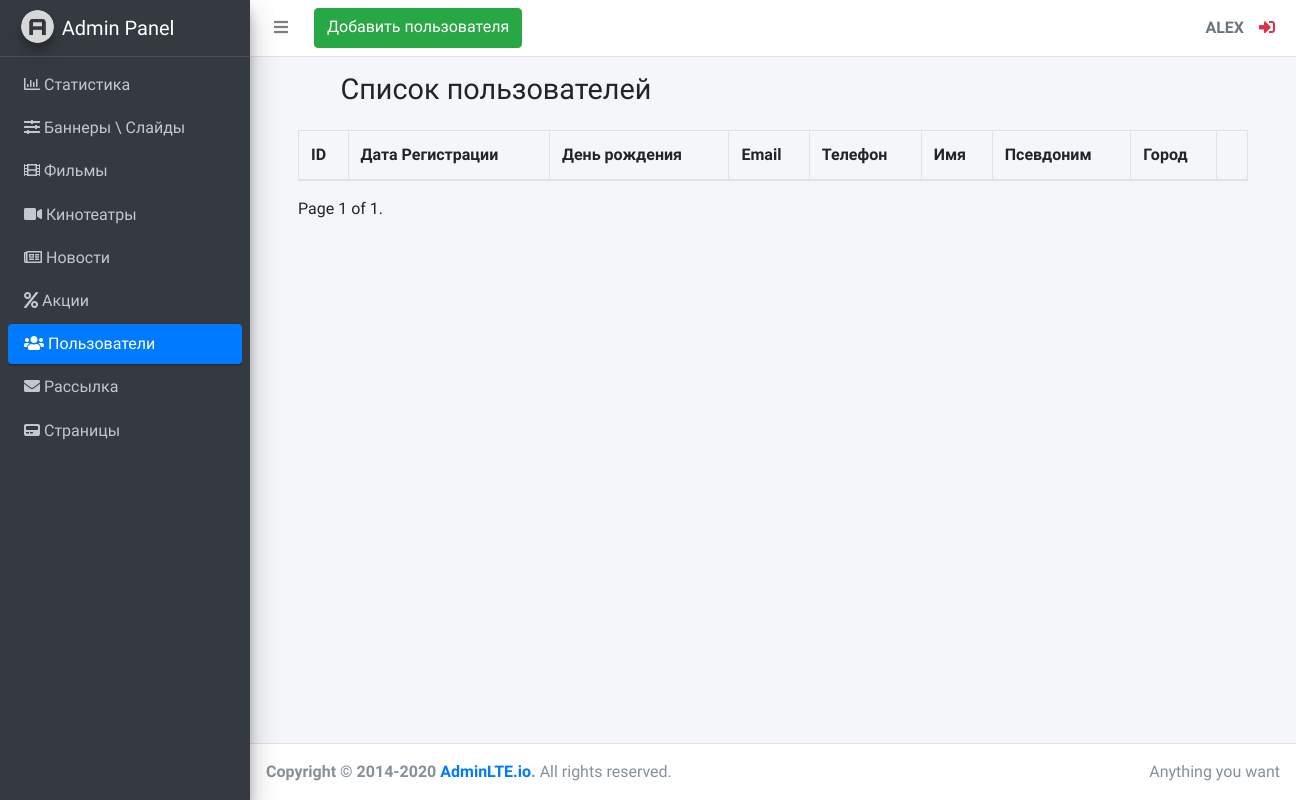
The page /adminLte/users/list (signed in) on the database as committed earlier.
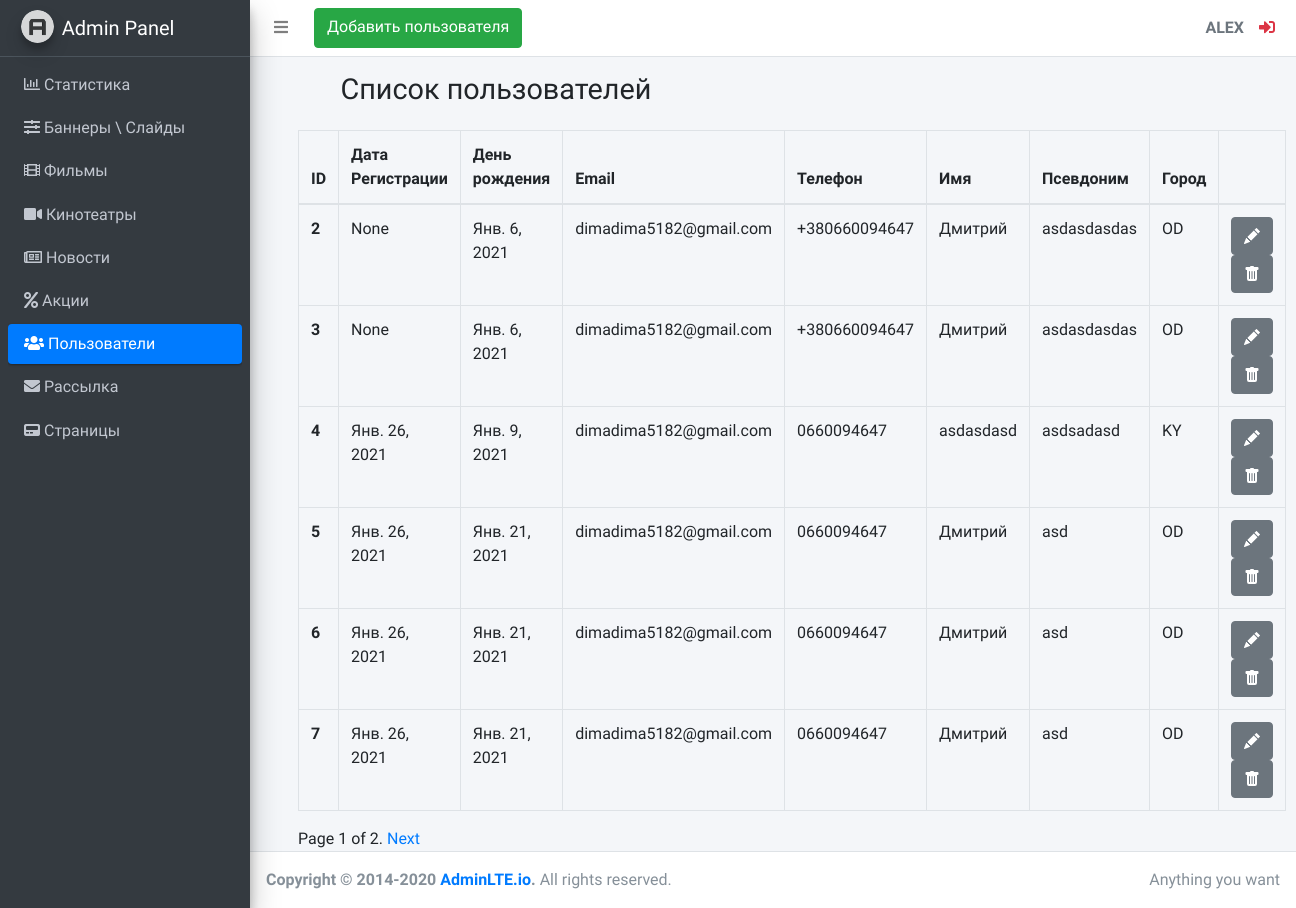
The same page on the database as committed later.
### KinoSite/apps/adminLte/models.py (models this page shows, shortened)
class User(models.Model):
    R = 1
    U = 2
    LANGUAGE = (
        ('R', 'Rus'),
        ('U', 'Ukr'),
    )
    M = 1
    F = 2
    GENDER = (
        ('M', 'Male'),
        ('F', 'Female'),
    )
    CITY = (
        ('OD', 'Одесса'),
        ('KY', 'Киев'),
        ('KHAR', 'Харьков'),
    )
    name = models.CharField(verbose_name='Имя', max_length=255)
    surname = models.CharField(verbose_name='Фамиоия', max_length=255)
    username = models.CharField(verbose_name='Юзернейм', max_length=255)
    email = models.EmailField(verbose_name='Емаил')
    phone = models.CharField(verbose_name='Номер телефона', max_length=60)
    address = models.TextField(verbose_name='Адрес', max_length=255)
    password = models.CharField(verbose_name='Пароль', max_length=255)
    password2 = models.CharField(verbose_name='Пароль 2', max_length=255)
    card_number = models.CharField(verbose_name='Номер карты', max_length=255)
    language = models.CharField(verbose_name='Язык', max_length=1, choices=LANGUAGE, default=R)
    gender = models.CharField(verbose_name='Пол', max_length=1, choices=GENDER, default=M)
    city = models.CharField(verbose_name='Город', choices=CITY, max_length=4)
    date_of_birth = models.DateField(verbose_name='Дата рождения', null=True)
    register_date = models.DateField(verbose_name='дата регистрации', auto_now_add=True, null=True)

### KinoSite/apps/adminLte/views.py (the view)
# urls.py: path('users/list', views.users_list, name='admin_users_list'),
@login_required(login_url=ADMIN_LOGIN_REDIRECT_URL)
def users_list(request):
    users = models.User.objects.all()
    return content_page(request=request,
            posts_key='users',
            posts=users,
            limit=6,
            template='adminLte/users/users_list.html',
  )

### KinoSite/apps/adminLte/views.py (called while the page is built)
def content_page(request, posts_key, posts, limit: int, template: str):
    paginator = Paginator(posts, limit)
    page = request.GET.get('page')
    try:
        posts = paginator.page(page)
    except PageNotAnInteger:
        posts = paginator.page(1)
    except EmptyPage:
        posts = paginator.page(paginator.num_pages)
    return render(request, template, {posts_key: posts, 'page': page})

### KinoSite/templates/adminLte/users/users_list.html (shortened to what this page needs)
{% extends 'adminLte/base.html' %}
{% block users %}
    <li class="nav-item">
        <a href="{% url 'admin_users_list' %}" class="nav-link active">
              <i class="fas fa-users"></i>
              <p>
                  Пользователи
              </p>
        </a>
    </li>
{% endblock %}
{% block navbar_item %}
<a class="btn btn-success" href="{% url 'admin_user_form' %}">Добавить пользователя</a>
{% endblock %}
{% block content_title %}
    <h1 class="m-0">Список пользователей</h1>
{% endblock %}
{% block main_content %}
<table class="table table-bordered">
            <thead>
                <tr>
                    <th scope="col">ID</th>
                    <th scope="col">Дата Регистрации</th>
                    <th scope="col">День рождения</th>
                    <th scope="col">Email</th>
                    <th scope="col">Телефон</th>
                    <th scope="col">Имя</th>
                    <th scope="col">Псевдоним</th>
                    <th scope="col">Город</th>
                    <th scope="col"></th>
                </tr>
            </thead>
            <tbody>
                {% for el in users %}
                <tr>
                    <th scope="row">{{ el.id }}</th>
                    <td>{{ el.register_date }}</td>
                    <td>{{ el.date_of_birth }}</td>
                    <td>{{ el.email }}</td>
                    <td>{{ el.phone }}</td>
                    <td>{{ el.name }}</td>
                    <td>{{ el.username }}</td>
                    <td>{{ el.city }}</td>
                    <td style="width: 115px">
                        <a class="btn btn-secondary" href="{% url 'admin_user_edit' pk=el.pk %}" role="button">
                        </a>
                        <a class="btn btn-secondary" href="{% url 'admin_user_delete' pk=el.pk %}" role="button">
                        </a>
                    </td>
                </tr>
                {% endfor %}
            </tbody>
</table>
<div class="pagination_block">
{% include "adminLte/pagination.html" with page=users %}
</div>
{% endblock %}

Rows that differ between the two databases and show on the page:
added User: id "2", register_date "None", date_of_birth "Янв. 6, 2021", email "dimadima5182@gmail.com", phone "+380660094647", name "Дмитрий", username "asdasdasdas", city "OD"
added User: id "3", register_date "None", date_of_birth "Янв. 6, 2021", email "dimadima5182@gmail.com", phone "+380660094647", name "Дмитрий", username "asdasdasdas", city "OD"
added User: id "4", register_date "Янв. 26, 2021", date_of_birth "Янв. 9, 2021", email "dimadima5182@gmail.com", phone "0660094647", name "asdasdasd", username "asdsadasd", city "KY"
added User: id "5", register_date "Янв. 26, 2021", date_of_birth "Янв. 21, 2021", email "dimadima5182@gmail.com", phone "0660094647", name "Дмитрий", username "asd", city "OD"
added User: id "6", register_date "Янв. 26, 2021", date_of_birth "Янв. 21, 2021", email "dimadima5182@gmail.com", phone "0660094647", name "Дмитрий", username "asd", city "OD"
added User: id "7", register_date "Янв. 26, 2021", date_of_birth "Янв. 21, 2021", email "dimadima5182@gmail.com", phone "0660094647", name "Дмитрий", username "asd", city "OD"
Other text that changed with them:
{{ page.paginator.num_pages }}: "1" → "2"
text now shown: "Next"
